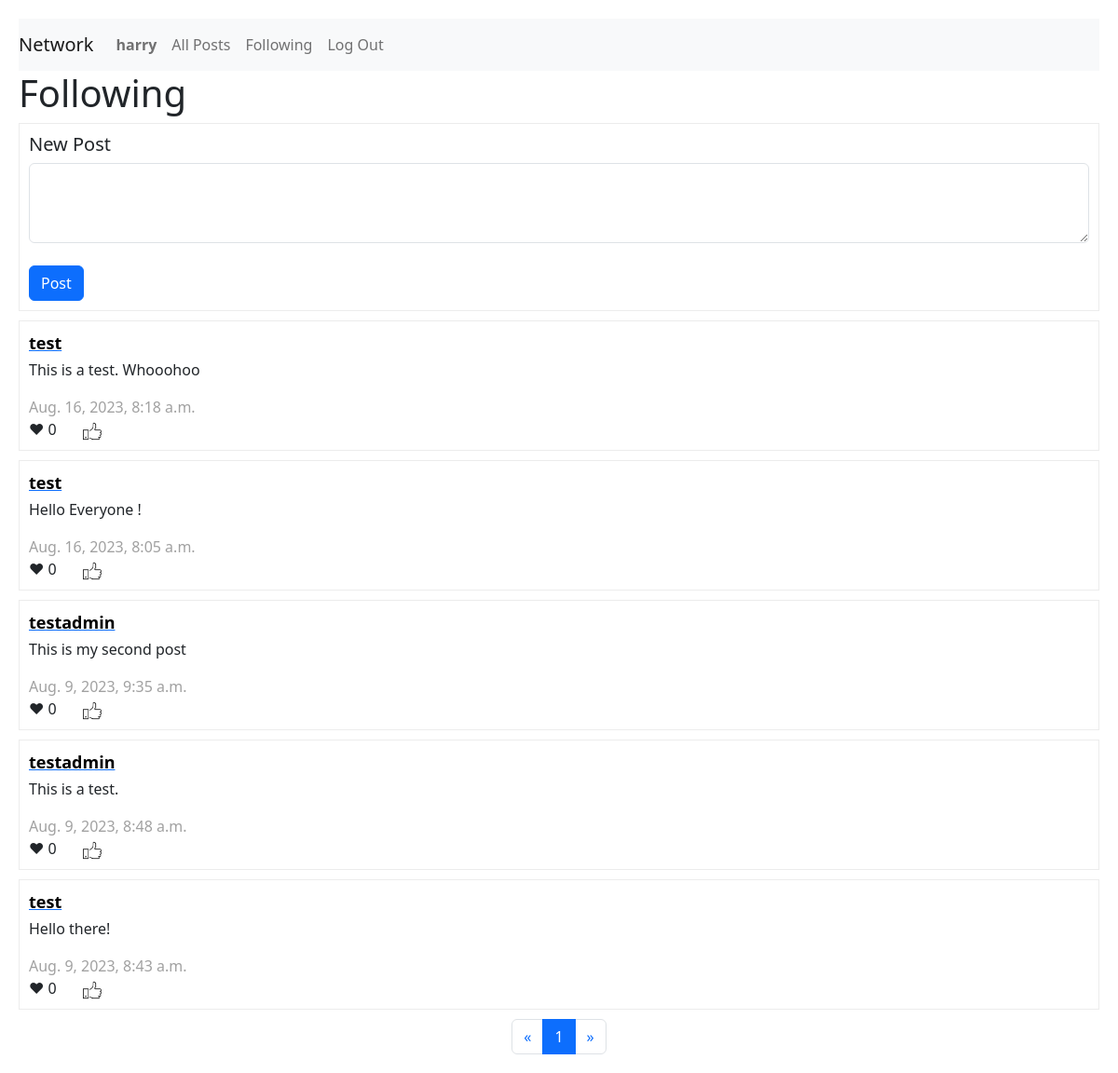
Page /following (signed in) on the earlier database version.
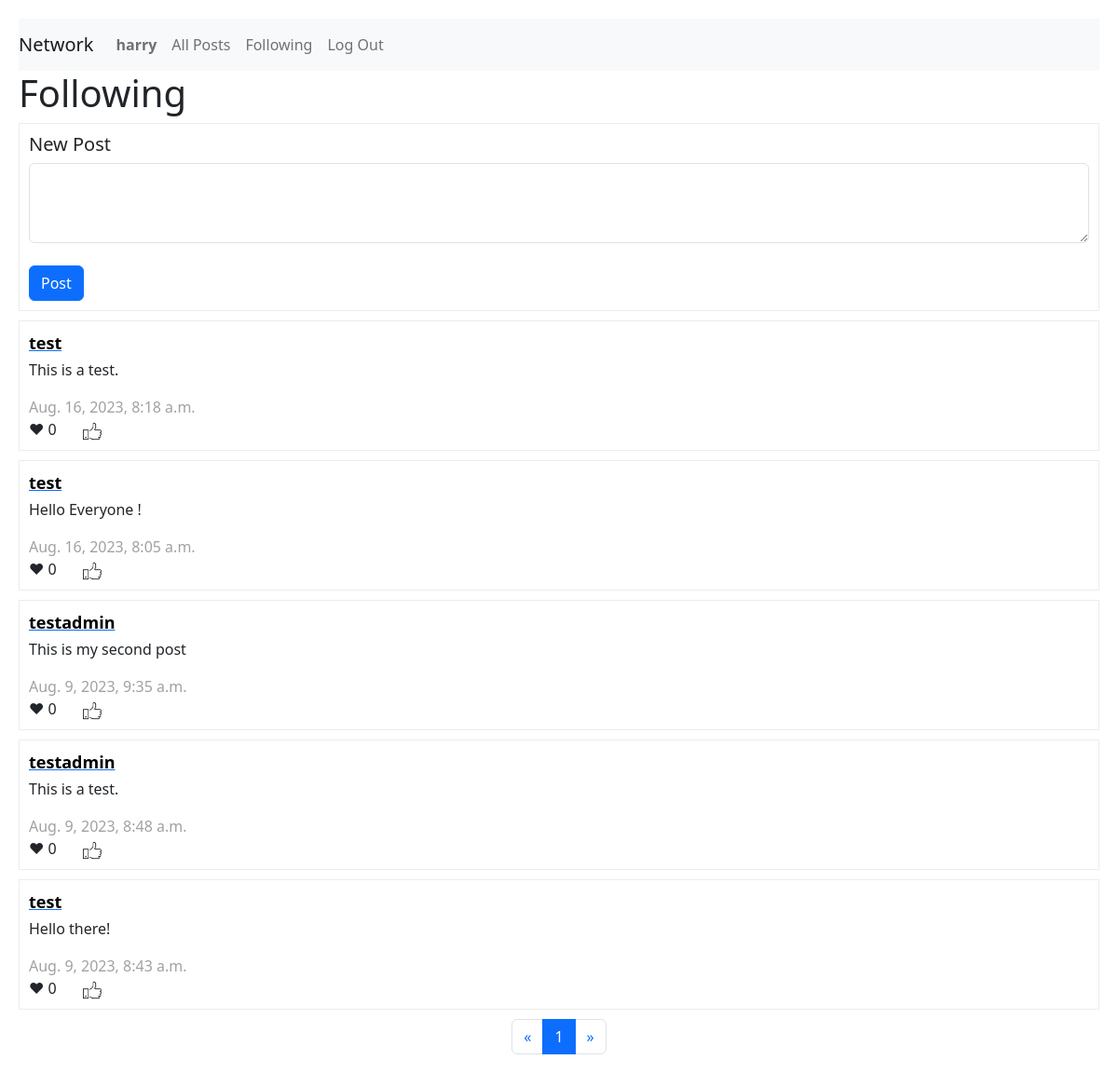
Same page on the later database version.
### network/models.py (models this page shows, shortened)
class Post(models.Model):
    user = models.ForeignKey(User, on_delete=models.CASCADE, related_name="posts")
    text = models.CharField(max_length=500)
    timestamp = models.DateTimeField(auto_now_add=True)

class User(AbstractUser):
    pass

### network/views.py (the view)
# urls.py: path("following", views.following, name="following"),
@login_required
def following(request):
    followed_users = Following.objects.filter(user=request.user).values_list('followed_users', flat=True)
    posts = Post.objects.filter(user__in=followed_users).order_by("-timestamp")
    paginator = Paginator(posts, 10)
    page_number = request.GET.get('page')
    page_obj = paginator.get_page(page_number)
    return render(request, "network/following.html", {
        "page_obj":page_obj,
        "form":PostForm,
    })

### network/templates/network/following.html (shortened to what this page needs)
{% extends "network/layout.html" %}
{% load static %}
{% block body %}
    <h1>Following</h1>
    {% if user.is_authenticated %}
        <form method = "post" id="create-post" action="{% url 'create_post' %}">
            <h5>New Post</h5>
            <div id="new-post">
                {{ form }}
            </div>
            <br>
            <button class="btn btn-primary" type="submit" id="send-post">Post</button>
        </form>
    {% endif %}
    <div id = view-posts>
        {% for post in page_obj %}
        <div id = post-details>
            <a href="{% url 'view_profile' post.user.id %}"><div class="username">{{ post.user.username}}</div></a>
            <div class="text">{{ post.text|linebreaks}}</div>
            <div class="timestamp">{{ post.timestamp}}</div>
            <div class="likes">&#10084;
                <div id="like_count{{post.id}}" class="d-inline">
                    {{ post.likes.count }}
                </div>
                {% if request.user != post.user %}
                    {% if post.id in post_liked %}
                        <p class="d-inline px-4" id="like{{post.id}}" onclick="updateLikes({{post.id}},{{post_likes}})">
                            <img src="{% static '/images/thumbs-down.png' %}" class="thumbs">
                        </p>
                    {% else %}
                        <p class="d-inline px-4" id="like{{post.id}}" onclick="updateLikes({{post.id}},{{post_likes}})">
                            <img src="{% static '/images/thumbs-up.png' %}" class="thumbs">
                        </p>
                    {% endif %}
                {% endif %}
            </div>
        </div>
        {% endfor %}
        {% include "network/pagination.html" %}
    </div>
{% endblock %}

Differences in the rows shown:
changed Post "Aug. 16, 2023, 8:18 a.m.": text "This is a test. Whooohoo" → "This is a test."
